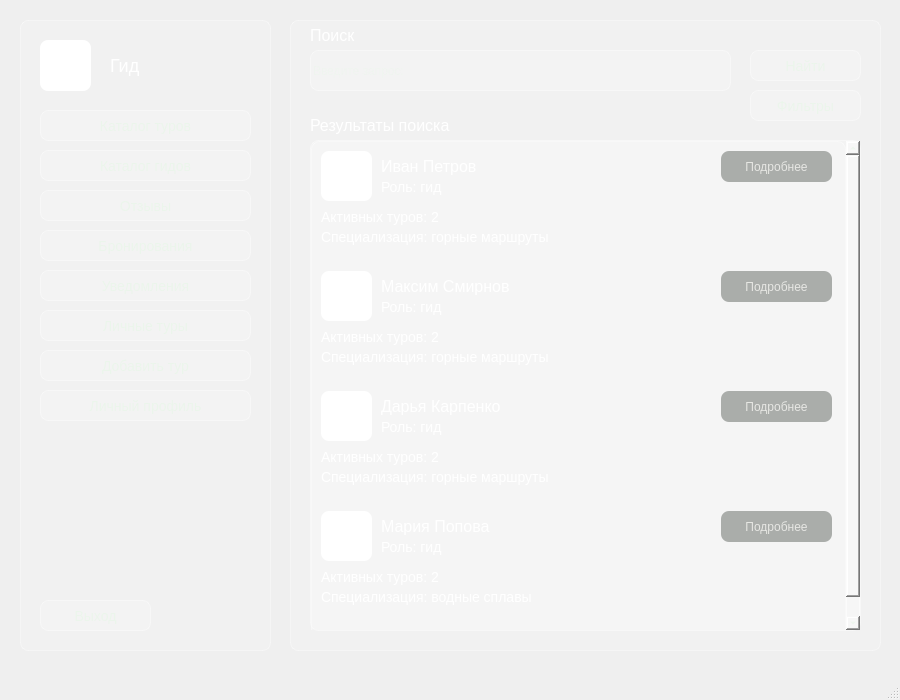
<?xml version="1.0" encoding="UTF-8"?>
<ui version="4.0">
 <class>MainWindow</class>
 <widget class="QMainWindow" name="MainWindow">
  <property name="geometry">
   <rect>
    <x>0</x>
    <y>0</y>
    <width>900</width>
    <height>700</height>
   </rect>
  </property>
  <property name="windowTitle">
   <string>MainWindow</string>
  </property>
  <property name="styleSheet">
   <string notr="true">background-color: qlineargradient(spread:pad, x1:1, y1:1, x2:0, y2:0,
    stop:0 rgba(20, 65, 30, 255),
    stop:0.427447 rgba(35, 95, 55, 235),
    stop:1 rgba(110, 160, 90, 255));</string>
  </property>
  <widget class="QWidget" name="centralwidget">
   <widget class="QFrame" name="frame">
    <property name="geometry">
     <rect>
      <x>20</x>
      <y>20</y>
      <width>251</width>
      <height>631</height>
     </rect>
    </property>
    <property name="styleSheet">
     <string notr="true">background-color: rgba(255, 255, 255, 0.15);
color: rgb(235, 245, 235);
border: 1px solid rgba(255, 255, 255, 0.35);
border-radius: 8px</string>
    </property>
    <property name="frameShape">
     <enum>QFrame::Shape::StyledPanel</enum>
    </property>
    <property name="frameShadow">
     <enum>QFrame::Shadow::Raised</enum>
    </property>
    <widget class="QLabel" name="label_Guide">
     <property name="geometry">
      <rect>
       <x>90</x>
       <y>30</y>
       <width>141</width>
       <height>31</height>
      </rect>
     </property>
     <property name="styleSheet">
      <string notr="true">background-color: none;
font-size: 18px;
border: none;
color: white;</string>
     </property>
     <property name="text">
      <string>Гид</string>
     </property>
    </widget>
    <widget class="QLabel" name="label_ImageGuide">
     <property name="geometry">
      <rect>
       <x>20</x>
       <y>20</y>
       <width>51</width>
       <height>51</height>
      </rect>
     </property>
     <property name="styleSheet">
      <string notr="true">background-color: white;
border: none;</string>
     </property>
     <property name="text">
      <string/>
     </property>
    </widget>
    <widget class="QPushButton" name="pushButton_Tour">
     <property name="geometry">
      <rect>
       <x>20</x>
       <y>90</y>
       <width>211</width>
       <height>31</height>
      </rect>
     </property>
     <property name="styleSheet">
      <string notr="true">background-color: rgba(255, 255, 255, 0.15);
color: rgb(235, 245, 235);
border: 1px solid rgba(255, 255, 255, 0.35);
border-radius: 8px;
font-size: 14px;</string>
     </property>
     <property name="text">
      <string>Каталог туров</string>
     </property>
    </widget>
    <widget class="QPushButton" name="pushButton_Guide">
     <property name="geometry">
      <rect>
       <x>20</x>
       <y>130</y>
       <width>211</width>
       <height>31</height>
      </rect>
     </property>
     <property name="styleSheet">
      <string notr="true">background-color: rgba(255, 255, 255, 0.15);
color: rgb(235, 245, 235);
border: 1px solid rgba(255, 255, 255, 0.35);
border-radius: 8px;
font-size: 14px;</string>
     </property>
     <property name="text">
      <string>Каталог гидов</string>
     </property>
    </widget>
    <widget class="QPushButton" name="pushButton_Review">
     <property name="geometry">
      <rect>
       <x>20</x>
       <y>170</y>
       <width>211</width>
       <height>31</height>
      </rect>
     </property>
     <property name="styleSheet">
      <string notr="true">background-color: rgba(255, 255, 255, 0.15);
color: rgb(235, 245, 235);
border: 1px solid rgba(255, 255, 255, 0.35);
border-radius: 8px;
font-size: 14px;</string>
     </property>
     <property name="text">
      <string>Отзывы</string>
     </property>
    </widget>
    <widget class="QPushButton" name="pushButton_Booking">
     <property name="geometry">
      <rect>
       <x>20</x>
       <y>210</y>
       <width>211</width>
       <height>31</height>
      </rect>
     </property>
     <property name="styleSheet">
      <string notr="true">background-color: rgba(255, 255, 255, 0.15);
color: rgb(235, 245, 235);
border: 1px solid rgba(255, 255, 255, 0.35);
border-radius: 8px;
font-size: 14px;</string>
     </property>
     <property name="text">
      <string>Бронирования</string>
     </property>
    </widget>
    <widget class="QPushButton" name="pushButton_ControlTour">
     <property name="geometry">
      <rect>
       <x>20</x>
       <y>250</y>
       <width>211</width>
       <height>31</height>
      </rect>
     </property>
     <property name="styleSheet">
      <string notr="true">background-color: rgba(255, 255, 255, 0.15);
color: rgb(235, 245, 235);
border: 1px solid rgba(255, 255, 255, 0.35);
border-radius: 8px;
font-size: 14px;</string>
     </property>
     <property name="text">
      <string>Уведомления</string>
     </property>
    </widget>
    <widget class="QPushButton" name="pushButton_Logout">
     <property name="geometry">
      <rect>
       <x>20</x>
       <y>580</y>
       <width>111</width>
       <height>31</height>
      </rect>
     </property>
     <property name="styleSheet">
      <string notr="true">background-color: rgba(255, 255, 255, 0.15);
color: rgb(235, 245, 235);
border: 1px solid rgba(255, 255, 255, 0.35);
border-radius: 8px;
font-size: 14px;</string>
     </property>
     <property name="text">
      <string>Выход</string>
     </property>
    </widget>
    <widget class="QPushButton" name="pushButton_ControlTour_2">
     <property name="geometry">
      <rect>
       <x>20</x>
       <y>290</y>
       <width>211</width>
       <height>31</height>
      </rect>
     </property>
     <property name="styleSheet">
      <string notr="true">background-color: rgba(255, 255, 255, 0.15);
color: rgb(235, 245, 235);
border: 1px solid rgba(255, 255, 255, 0.35);
border-radius: 8px;
font-size: 14px;</string>
     </property>
     <property name="text">
      <string>Личные туры</string>
     </property>
    </widget>
    <widget class="QPushButton" name="pushButton_ControlTour_3">
     <property name="geometry">
      <rect>
       <x>20</x>
       <y>330</y>
       <width>211</width>
       <height>31</height>
      </rect>
     </property>
     <property name="styleSheet">
      <string notr="true">background-color: rgba(255, 255, 255, 0.15);
color: rgb(235, 245, 235);
border: 1px solid rgba(255, 255, 255, 0.35);
border-radius: 8px;
font-size: 14px;</string>
     </property>
     <property name="text">
      <string>Добавить тур</string>
     </property>
    </widget>
    <widget class="QPushButton" name="pushButton_ControlTour_4">
     <property name="geometry">
      <rect>
       <x>20</x>
       <y>370</y>
       <width>211</width>
       <height>31</height>
      </rect>
     </property>
     <property name="styleSheet">
      <string notr="true">background-color: rgba(255, 255, 255, 0.15);
color: rgb(235, 245, 235);
border: 1px solid rgba(255, 255, 255, 0.35);
border-radius: 8px;
font-size: 14px;</string>
     </property>
     <property name="text">
      <string>Личный профиль</string>
     </property>
    </widget>
   </widget>
   <widget class="QFrame" name="frame_3">
    <property name="geometry">
     <rect>
      <x>290</x>
      <y>20</y>
      <width>591</width>
      <height>631</height>
     </rect>
    </property>
    <property name="styleSheet">
     <string notr="true">background-color: rgba(255, 255, 255, 0.15);
color: rgb(235, 245, 235);
border: 1px solid rgba(255, 255, 255, 0.35);
border-radius: 8px</string>
    </property>
    <property name="frameShape">
     <enum>QFrame::Shape::StyledPanel</enum>
    </property>
    <property name="frameShadow">
     <enum>QFrame::Shadow::Raised</enum>
    </property>
    <widget class="QLineEdit" name="lineEdit_Search">
     <property name="geometry">
      <rect>
       <x>20</x>
       <y>30</y>
       <width>421</width>
       <height>41</height>
      </rect>
     </property>
     <property name="placeholderText">
      <string>Введите запрос:</string>
     </property>
    </widget>
    <widget class="QLabel" name="label_6">
     <property name="geometry">
      <rect>
       <x>20</x>
       <y>0</y>
       <width>201</width>
       <height>31</height>
      </rect>
     </property>
     <property name="styleSheet">
      <string notr="true">background-color: none;
font-size: 16px;
border: none;
color: white;</string>
     </property>
     <property name="text">
      <string>Поиск</string>
     </property>
    </widget>
    <widget class="QPushButton" name="pushButton_Search">
     <property name="geometry">
      <rect>
       <x>460</x>
       <y>30</y>
       <width>111</width>
       <height>31</height>
      </rect>
     </property>
     <property name="styleSheet">
      <string notr="true">background-color: rgba(255, 255, 255, 0.15);
color: rgb(235, 245, 235);
border: 1px solid rgba(255, 255, 255, 0.35);
border-radius: 8px;
font-size: 14px;</string>
     </property>
     <property name="text">
      <string>Найти</string>
     </property>
    </widget>
    <widget class="QPushButton" name="pushButton_Search_2">
     <property name="geometry">
      <rect>
       <x>460</x>
       <y>70</y>
       <width>111</width>
       <height>31</height>
      </rect>
     </property>
     <property name="styleSheet">
      <string notr="true">background-color: rgba(255, 255, 255, 0.15);
color: rgb(235, 245, 235);
border: 1px solid rgba(255, 255, 255, 0.35);
border-radius: 8px;
font-size: 14px;</string>
     </property>
     <property name="text">
      <string>Фильтры</string>
     </property>
    </widget>
    <widget class="QLabel" name="label_7">
     <property name="geometry">
      <rect>
       <x>20</x>
       <y>90</y>
       <width>201</width>
       <height>31</height>
      </rect>
     </property>
     <property name="styleSheet">
      <string notr="true">background-color: none;
font-size: 16px;
border: none;
color: white;</string>
     </property>
     <property name="text">
      <string>Результаты поиска</string>
     </property>
    </widget>
    <widget class="QScrollArea" name="scrollArea">
     <property name="enabled">
      <bool>true</bool>
     </property>
     <property name="geometry">
      <rect>
       <x>20</x>
       <y>120</y>
       <width>551</width>
       <height>491</height>
      </rect>
     </property>
     <property name="horizontalScrollBarPolicy">
      <enum>Qt::ScrollBarPolicy::ScrollBarAlwaysOff</enum>
     </property>
     <property name="widgetResizable">
      <bool>false</bool>
     </property>
     <widget class="QWidget" name="scrollAreaWidgetContents_2">
      <property name="enabled">
       <bool>true</bool>
      </property>
      <property name="geometry">
       <rect>
        <x>0</x>
        <y>0</y>
        <width>535</width>
        <height>510</height>
       </rect>
      </property>
      <widget class="QLabel" name="label_TouristName_3">
       <property name="geometry">
        <rect>
         <x>70</x>
         <y>10</y>
         <width>101</width>
         <height>31</height>
        </rect>
       </property>
       <property name="styleSheet">
        <string notr="true">background-color: none;
font-size: 16px;
border: none;
color: white;</string>
       </property>
       <property name="text">
        <string>Иван Петров</string>
       </property>
      </widget>
      <widget class="QLabel" name="label_Role_5">
       <property name="geometry">
        <rect>
         <x>70</x>
         <y>30</y>
         <width>101</width>
         <height>31</height>
        </rect>
       </property>
       <property name="styleSheet">
        <string notr="true">background-color: none;
font-size: 14px;
border: none;
color: white;</string>
       </property>
       <property name="text">
        <string>Роль: гид</string>
       </property>
      </widget>
      <widget class="QLabel" name="label_ImageTourist_3">
       <property name="geometry">
        <rect>
         <x>10</x>
         <y>10</y>
         <width>51</width>
         <height>50</height>
        </rect>
       </property>
       <property name="styleSheet">
        <string notr="true">background-color: white;
border: none;</string>
       </property>
       <property name="text">
        <string/>
       </property>
      </widget>
      <widget class="QLabel" name="label_ActiveBookings_3">
       <property name="geometry">
        <rect>
         <x>10</x>
         <y>60</y>
         <width>201</width>
         <height>31</height>
        </rect>
       </property>
       <property name="styleSheet">
        <string notr="true">background-color: none;
font-size: 14px;
border: none;
color: white;</string>
       </property>
       <property name="text">
        <string>Активных туров: 2</string>
       </property>
      </widget>
      <widget class="QPushButton" name="pushButton_Profile_5">
       <property name="geometry">
        <rect>
         <x>410</x>
         <y>10</y>
         <width>111</width>
         <height>31</height>
        </rect>
       </property>
       <property name="styleSheet">
        <string notr="true">background-color: rgba(110, 115, 110, 140);
color: rgba(235, 235, 232, 235);
border: none;
border-radius: 8px;
padding: 8px 18px;</string>
       </property>
       <property name="text">
        <string>Подробнее</string>
       </property>
      </widget>
      <widget class="QPushButton" name="pushButton_Profile_6">
       <property name="geometry">
        <rect>
         <x>410</x>
         <y>130</y>
         <width>111</width>
         <height>31</height>
        </rect>
       </property>
       <property name="styleSheet">
        <string notr="true">background-color: rgba(110, 115, 110, 140);
color: rgba(235, 235, 232, 235);
border: none;
border-radius: 8px;
padding: 8px 18px;</string>
       </property>
       <property name="text">
        <string>Подробнее</string>
       </property>
      </widget>
      <widget class="QLabel" name="label_ActiveBookings_4">
       <property name="geometry">
        <rect>
         <x>10</x>
         <y>180</y>
         <width>201</width>
         <height>31</height>
        </rect>
       </property>
       <property name="styleSheet">
        <string notr="true">background-color: none;
font-size: 14px;
border: none;
color: white;</string>
       </property>
       <property name="text">
        <string>Активных туров: 2</string>
       </property>
      </widget>
      <widget class="QLabel" name="label_Role_6">
       <property name="geometry">
        <rect>
         <x>70</x>
         <y>150</y>
         <width>101</width>
         <height>31</height>
        </rect>
       </property>
       <property name="styleSheet">
        <string notr="true">background-color: none;
font-size: 14px;
border: none;
color: white;</string>
       </property>
       <property name="text">
        <string>Роль: гид</string>
       </property>
      </widget>
      <widget class="QLabel" name="label_TouristName_4">
       <property name="geometry">
        <rect>
         <x>70</x>
         <y>130</y>
         <width>131</width>
         <height>31</height>
        </rect>
       </property>
       <property name="styleSheet">
        <string notr="true">background-color: none;
font-size: 16px;
border: none;
color: white;</string>
       </property>
       <property name="text">
        <string>Максим Смирнов</string>
       </property>
      </widget>
      <widget class="QLabel" name="label_ImageTourist_4">
       <property name="geometry">
        <rect>
         <x>10</x>
         <y>130</y>
         <width>51</width>
         <height>50</height>
        </rect>
       </property>
       <property name="styleSheet">
        <string notr="true">background-color: white;
border: none;</string>
       </property>
       <property name="text">
        <string/>
       </property>
      </widget>
      <widget class="QPushButton" name="pushButton_Profile_7">
       <property name="geometry">
        <rect>
         <x>410</x>
         <y>250</y>
         <width>111</width>
         <height>31</height>
        </rect>
       </property>
       <property name="styleSheet">
        <string notr="true">background-color: rgba(110, 115, 110, 140);
color: rgba(235, 235, 232, 235);
border: none;
border-radius: 8px;
padding: 8px 18px;</string>
       </property>
       <property name="text">
        <string>Подробнее</string>
       </property>
      </widget>
      <widget class="QLabel" name="label_ImageGuide_4">
       <property name="geometry">
        <rect>
         <x>10</x>
         <y>250</y>
         <width>51</width>
         <height>50</height>
        </rect>
       </property>
       <property name="styleSheet">
        <string notr="true">background-color: white;
border: none;</string>
       </property>
       <property name="text">
        <string/>
       </property>
      </widget>
      <widget class="QLabel" name="label_GuideName_6">
       <property name="geometry">
        <rect>
         <x>70</x>
         <y>250</y>
         <width>131</width>
         <height>31</height>
        </rect>
       </property>
       <property name="styleSheet">
        <string notr="true">background-color: none;
font-size: 16px;
border: none;
color: white;</string>
       </property>
       <property name="text">
        <string>Дарья Карпенко</string>
       </property>
      </widget>
      <widget class="QLabel" name="label_Role_7">
       <property name="geometry">
        <rect>
         <x>70</x>
         <y>270</y>
         <width>101</width>
         <height>31</height>
        </rect>
       </property>
       <property name="styleSheet">
        <string notr="true">background-color: none;
font-size: 14px;
border: none;
color: white;</string>
       </property>
       <property name="text">
        <string>Роль: гид</string>
       </property>
      </widget>
      <widget class="QLabel" name="label_ActiveTours_3">
       <property name="geometry">
        <rect>
         <x>10</x>
         <y>300</y>
         <width>201</width>
         <height>31</height>
        </rect>
       </property>
       <property name="styleSheet">
        <string notr="true">background-color: none;
font-size: 14px;
border: none;
color: white;</string>
       </property>
       <property name="text">
        <string>Активных туров: 2</string>
       </property>
      </widget>
      <widget class="QLabel" name="label_Specialization_5">
       <property name="geometry">
        <rect>
         <x>10</x>
         <y>320</y>
         <width>241</width>
         <height>31</height>
        </rect>
       </property>
       <property name="styleSheet">
        <string notr="true">background-color: none;
font-size: 14px;
border: none;
color: white;</string>
       </property>
       <property name="text">
        <string>Специализация: горные маршруты</string>
       </property>
      </widget>
      <widget class="QPushButton" name="pushButton_Profile_8">
       <property name="geometry">
        <rect>
         <x>410</x>
         <y>370</y>
         <width>111</width>
         <height>31</height>
        </rect>
       </property>
       <property name="styleSheet">
        <string notr="true">background-color: rgba(110, 115, 110, 140);
color: rgba(235, 235, 232, 235);
border: none;
border-radius: 8px;
padding: 8px 18px;</string>
       </property>
       <property name="text">
        <string>Подробнее</string>
       </property>
      </widget>
      <widget class="QLabel" name="label_Specialization_6">
       <property name="geometry">
        <rect>
         <x>10</x>
         <y>440</y>
         <width>241</width>
         <height>31</height>
        </rect>
       </property>
       <property name="styleSheet">
        <string notr="true">background-color: none;
font-size: 14px;
border: none;
color: white;</string>
       </property>
       <property name="text">
        <string>Специализация: водные сплавы</string>
       </property>
      </widget>
      <widget class="QLabel" name="label_ActiveTours_4">
       <property name="geometry">
        <rect>
         <x>10</x>
         <y>420</y>
         <width>201</width>
         <height>31</height>
        </rect>
       </property>
       <property name="styleSheet">
        <string notr="true">background-color: none;
font-size: 14px;
border: none;
color: white;</string>
       </property>
       <property name="text">
        <string>Активных туров: 2</string>
       </property>
      </widget>
      <widget class="QLabel" name="label_GuideName_7">
       <property name="geometry">
        <rect>
         <x>70</x>
         <y>370</y>
         <width>131</width>
         <height>31</height>
        </rect>
       </property>
       <property name="styleSheet">
        <string notr="true">background-color: none;
font-size: 16px;
border: none;
color: white;</string>
       </property>
       <property name="text">
        <string>Мария Попова</string>
       </property>
      </widget>
      <widget class="QLabel" name="label_ImageGuide_5">
       <property name="geometry">
        <rect>
         <x>10</x>
         <y>370</y>
         <width>51</width>
         <height>50</height>
        </rect>
       </property>
       <property name="styleSheet">
        <string notr="true">background-color: white;
border: none;</string>
       </property>
       <property name="text">
        <string/>
       </property>
      </widget>
      <widget class="QLabel" name="label_Role_8">
       <property name="geometry">
        <rect>
         <x>70</x>
         <y>390</y>
         <width>101</width>
         <height>31</height>
        </rect>
       </property>
       <property name="styleSheet">
        <string notr="true">background-color: none;
font-size: 14px;
border: none;
color: white;</string>
       </property>
       <property name="text">
        <string>Роль: гид</string>
       </property>
      </widget>
      <widget class="QLabel" name="label_Specialization_7">
       <property name="geometry">
        <rect>
         <x>10</x>
         <y>200</y>
         <width>241</width>
         <height>31</height>
        </rect>
       </property>
       <property name="styleSheet">
        <string notr="true">background-color: none;
font-size: 14px;
border: none;
color: white;</string>
       </property>
       <property name="text">
        <string>Специализация: горные маршруты</string>
       </property>
      </widget>
      <widget class="QLabel" name="label_Specialization_8">
       <property name="geometry">
        <rect>
         <x>10</x>
         <y>80</y>
         <width>241</width>
         <height>31</height>
        </rect>
       </property>
       <property name="styleSheet">
        <string notr="true">background-color: none;
font-size: 14px;
border: none;
color: white;</string>
       </property>
       <property name="text">
        <string>Специализация: горные маршруты</string>
       </property>
      </widget>
     </widget>
    </widget>
   </widget>
  </widget>
  <widget class="QMenuBar" name="menubar">
   <property name="geometry">
    <rect>
     <x>0</x>
     <y>0</y>
     <width>900</width>
     <height>33</height>
    </rect>
   </property>
  </widget>
  <widget class="QStatusBar" name="statusbar"/>
 </widget>
 <resources/>
 <connections/>
</ui>
